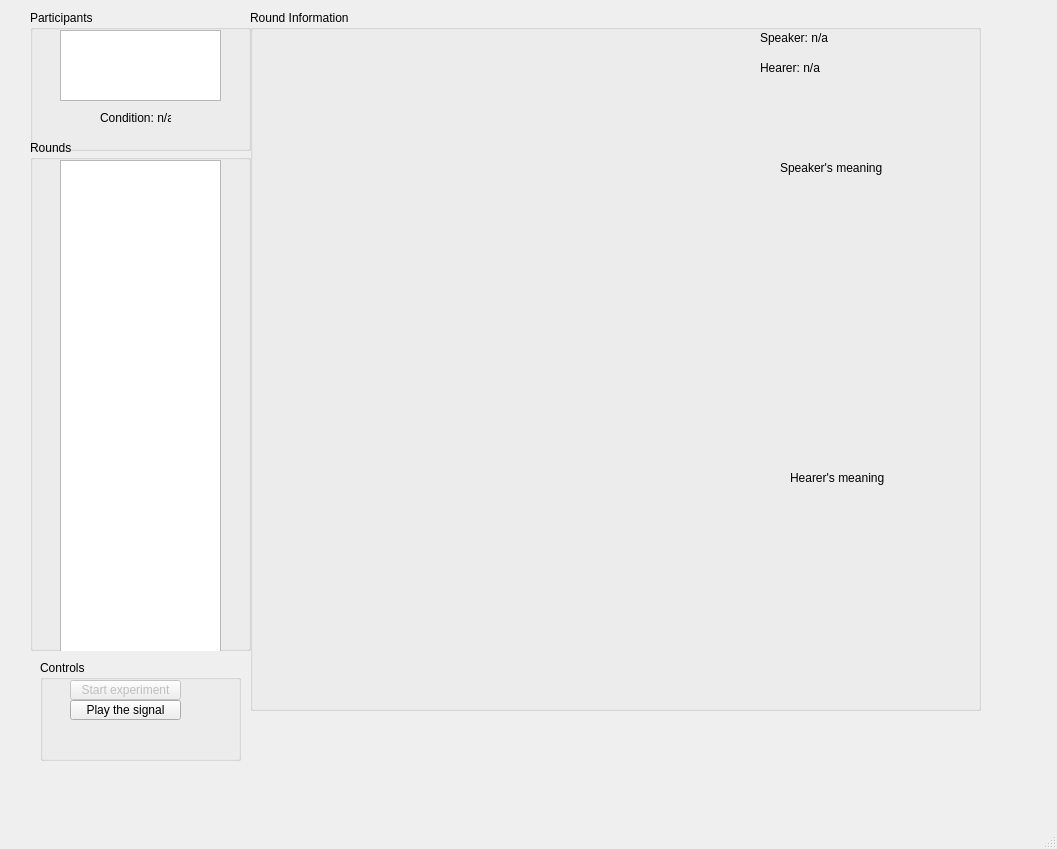
<?xml version="1.0" encoding="UTF-8"?>
<ui version="4.0">
 <class>MainWindow</class>
 <widget class="QMainWindow" name="MainWindow">
  <property name="geometry">
   <rect>
    <x>0</x>
    <y>0</y>
    <width>1057</width>
    <height>849</height>
   </rect>
  </property>
  <property name="windowTitle">
   <string>LeapP2P Server</string>
  </property>
  <widget class="QWidget" name="centralwidget">
   <widget class="QGroupBox" name="groupBox">
    <property name="geometry">
     <rect>
      <x>30</x>
      <y>10</y>
      <width>221</width>
      <height>141</height>
     </rect>
    </property>
    <property name="title">
     <string>Participants</string>
    </property>
    <widget class="QListView" name="lstParticipants">
     <property name="geometry">
      <rect>
       <x>30</x>
       <y>20</y>
       <width>161</width>
       <height>71</height>
      </rect>
     </property>
    </widget>
    <widget class="QLabel" name="lblCondition">
     <property name="geometry">
      <rect>
       <x>70</x>
       <y>100</y>
       <width>71</width>
       <height>16</height>
      </rect>
     </property>
     <property name="text">
      <string>Condition: n/a</string>
     </property>
    </widget>
   </widget>
   <widget class="QGroupBox" name="groupBox_2">
    <property name="geometry">
     <rect>
      <x>30</x>
      <y>140</y>
      <width>221</width>
      <height>511</height>
     </rect>
    </property>
    <property name="title">
     <string>Rounds</string>
    </property>
    <widget class="QListView" name="lstRounds">
     <property name="geometry">
      <rect>
       <x>30</x>
       <y>20</y>
       <width>161</width>
       <height>551</height>
      </rect>
     </property>
    </widget>
   </widget>
   <widget class="QGroupBox" name="groupBox_3">
    <property name="geometry">
     <rect>
      <x>250</x>
      <y>10</y>
      <width>731</width>
      <height>701</height>
     </rect>
    </property>
    <property name="title">
     <string>Round Information</string>
    </property>
    <widget class="QLabel" name="lblExpected">
     <property name="geometry">
      <rect>
       <x>70</x>
       <y>20</y>
       <width>330</width>
       <height>330</height>
      </rect>
     </property>
     <property name="sizePolicy">
      <sizepolicy hsizetype="Fixed" vsizetype="Fixed">
       <horstretch>0</horstretch>
       <verstretch>0</verstretch>
      </sizepolicy>
     </property>
     <property name="text">
      <string/>
     </property>
    </widget>
    <widget class="QLabel" name="lblGiven">
     <property name="geometry">
      <rect>
       <x>70</x>
       <y>350</y>
       <width>330</width>
       <height>330</height>
      </rect>
     </property>
     <property name="sizePolicy">
      <sizepolicy hsizetype="Fixed" vsizetype="Fixed">
       <horstretch>0</horstretch>
       <verstretch>0</verstretch>
      </sizepolicy>
     </property>
     <property name="text">
      <string/>
     </property>
    </widget>
    <widget class="QLabel" name="label">
     <property name="geometry">
      <rect>
       <x>530</x>
       <y>150</y>
       <width>111</width>
       <height>16</height>
      </rect>
     </property>
     <property name="text">
      <string>Speaker's meaning</string>
     </property>
    </widget>
    <widget class="QLabel" name="label_2">
     <property name="geometry">
      <rect>
       <x>540</x>
       <y>460</y>
       <width>111</width>
       <height>16</height>
      </rect>
     </property>
     <property name="text">
      <string>Hearer's meaning</string>
     </property>
    </widget>
    <widget class="QLabel" name="lblSpeaker">
     <property name="geometry">
      <rect>
       <x>510</x>
       <y>20</y>
       <width>171</width>
       <height>16</height>
      </rect>
     </property>
     <property name="text">
      <string>Speaker: n/a</string>
     </property>
    </widget>
    <widget class="QLabel" name="lblHearer">
     <property name="geometry">
      <rect>
       <x>510</x>
       <y>50</y>
       <width>171</width>
       <height>16</height>
      </rect>
     </property>
     <property name="text">
      <string>Hearer: n/a</string>
     </property>
    </widget>
   </widget>
   <widget class="QGroupBox" name="groupBox_4">
    <property name="geometry">
     <rect>
      <x>40</x>
      <y>660</y>
      <width>201</width>
      <height>101</height>
     </rect>
    </property>
    <property name="minimumSize">
     <size>
      <width>0</width>
      <height>50</height>
     </size>
    </property>
    <property name="title">
     <string>Controls</string>
    </property>
    <widget class="QPushButton" name="btnPlay">
     <property name="geometry">
      <rect>
       <x>30</x>
       <y>40</y>
       <width>111</width>
       <height>20</height>
      </rect>
     </property>
     <property name="text">
      <string>Play the signal</string>
     </property>
    </widget>
    <widget class="QPushButton" name="btnStart">
     <property name="enabled">
      <bool>false</bool>
     </property>
     <property name="geometry">
      <rect>
       <x>30</x>
       <y>20</y>
       <width>111</width>
       <height>20</height>
      </rect>
     </property>
     <property name="text">
      <string>Start experiment</string>
     </property>
    </widget>
   </widget>
  </widget>
  <widget class="QMenuBar" name="menubar">
   <property name="geometry">
    <rect>
     <x>0</x>
     <y>0</y>
     <width>1057</width>
     <height>22</height>
    </rect>
   </property>
  </widget>
  <widget class="QStatusBar" name="statusbar"/>
 </widget>
 <resources/>
 <connections/>
</ui>
